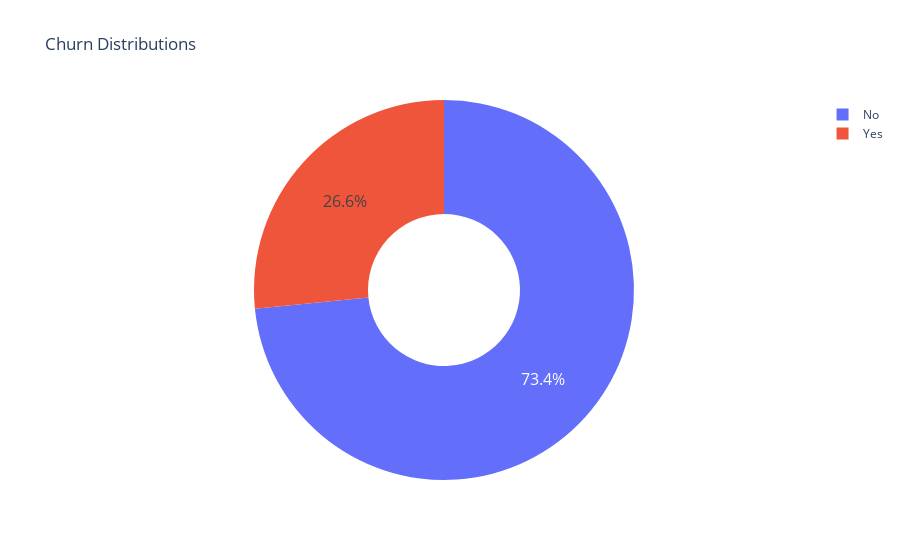

The notebook cell this image was saved under:
### Code cell
import plotly.express as px
import plotly.graph_objects as go
from plotly.subplots import make_subplots


c_labels = ['No', 'Yes']
# Create subplots: use 'domain' type for Pie subplot
fig = make_subplots(rows=1, cols=2, specs=[[{'type':'domain'}, {'type':'domain'}]])
fig.add_trace(
    go.Pie(labels=c_labels, values=df['Churn'].value_counts(), name="Churn"))

# Use `hole` to create a donut-like pie chart
fig.update_traces(hole=.4, hoverinfo="label+percent+name", textfont_size=16)

fig.update_layout(
    title_text="Churn Distributions"
    # Add annotations in the center of the donut pies.
)
fig.show()

### Figure 1 — Plotly figure (JSON) as saved in the notebook; plotly's stock layout.template omitted (floating-point values rounded to 4 significant figures)
{"data": [{"hole": 0.4, "hoverinfo": "label+percent+name", "labels": ["No", "Yes"], "name": "Churn", "textfont": {"size": 16}, "type": "pie", "values": [5163, 1869]}], "layout": {"autosize": true, "title": {"text": "Churn Distributions"}}}
